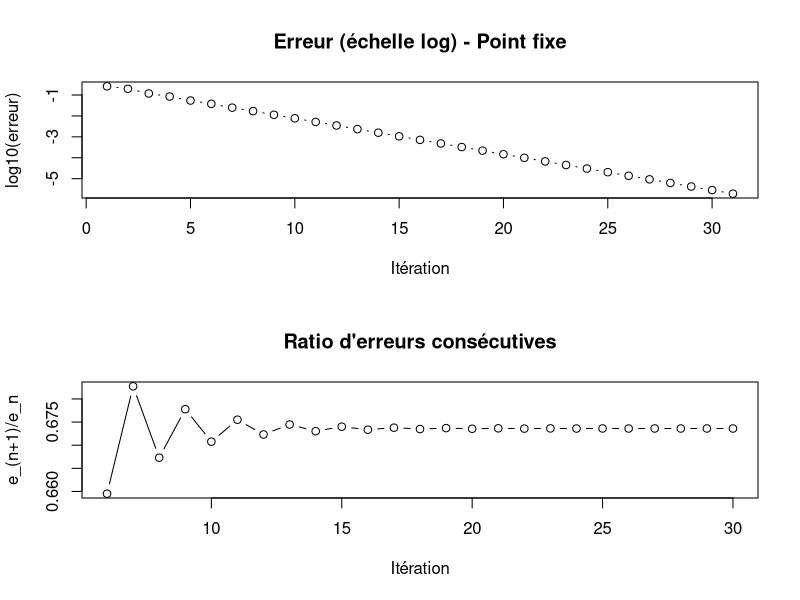
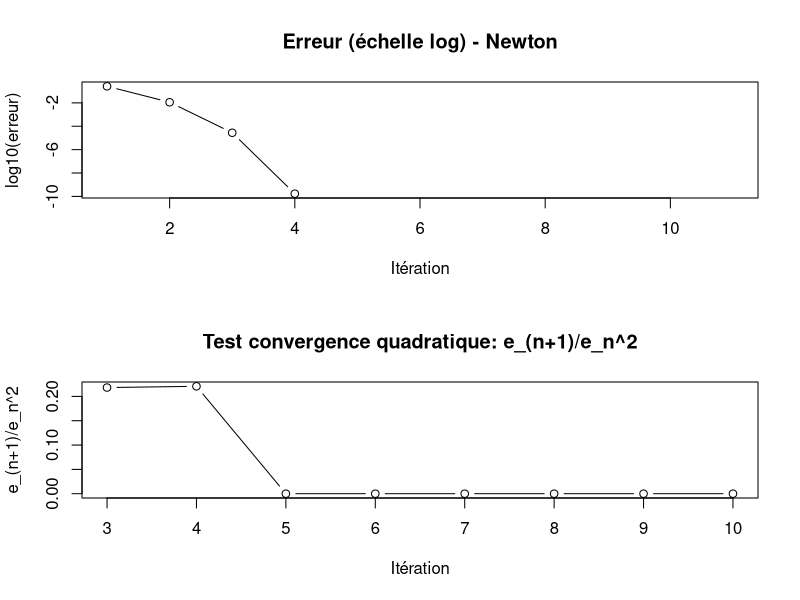
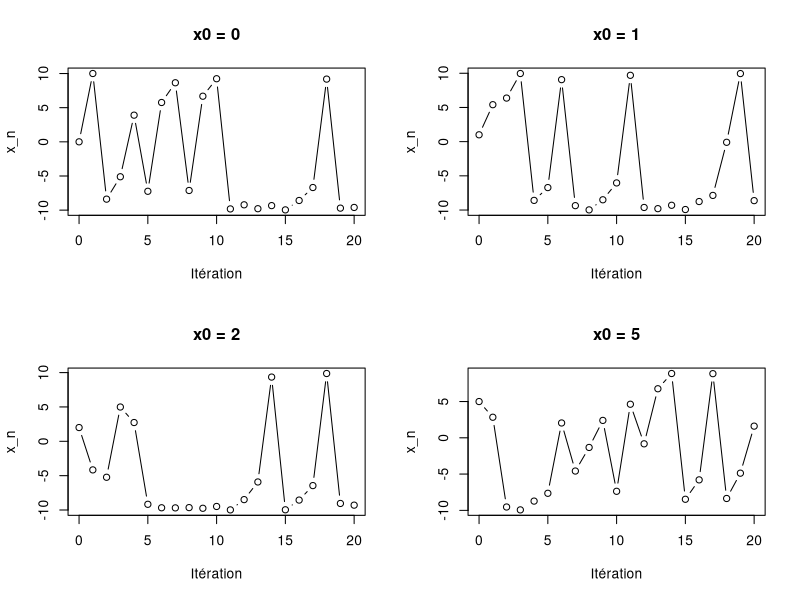
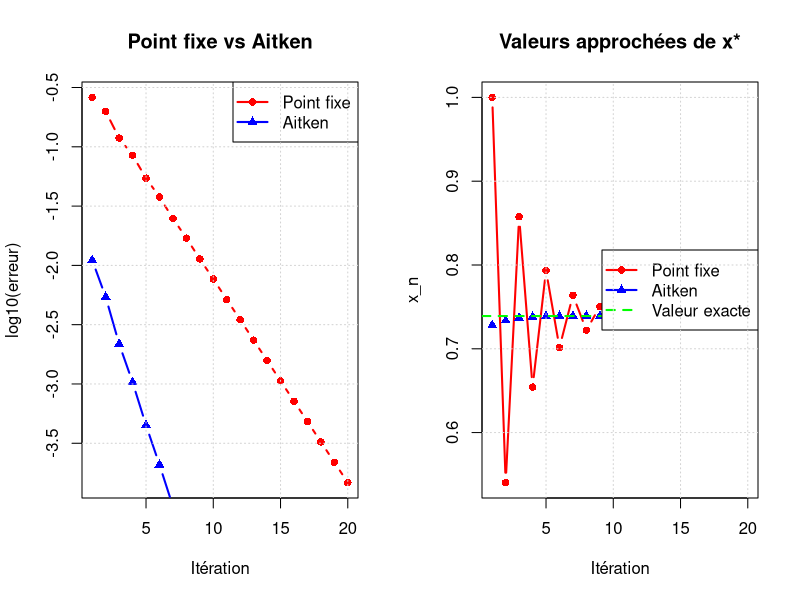
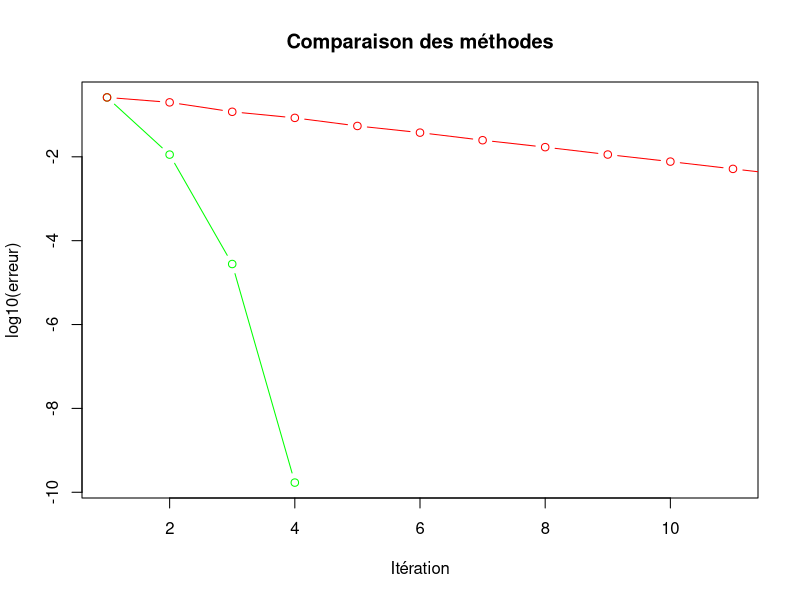

Reproduce these figures in R, in order. (Note: this script raises an error after producing the figures.)
# Exercice 3

output_dir <- "TP1/Partie 2/output"
if(!dir.exists(output_dir)) {
  dir.create(output_dir, recursive = TRUE)
}

# ============================================================================
# Point fixe et méthode de Newton pour résoudre cos(x) = x
# ============================================================================
f <- function(x) cos(x)
fprime <- function(x) -sin(x)

# Point fixe approximatif (solution de cos(x) = x)
x_star <- 0.7390851332151607  # valeur connue

# Vérification que |f'(x*)| < 1
cat("f'(x*) =", fprime(x_star), "\n")
cat("|f'(x*)| =", abs(fprime(x_star)), "< 1, donc contraction locale\n")

# Test de convergence pour différents x0
x0_values <- c(-5, 0, 2, 10)
for(x0 in x0_values) {
  x <- x0
  for(i in 1:10) {
    x <- cos(x)
  }
  cat("x0 =", x0, "=> x_10 =", x, "\n")
}

# ============================================================================
# Question 2
# ============================================================================

# Analyse de convergence - Point fixe
point_fixe_convergence <- function(x0, max_iter = 30) {
  x <- numeric(max_iter + 1)
  x[1] <- x0
  x_star <- 0.7390851332151607
  
  for(i in 2:(max_iter + 1)) {
    x[i] <- cos(x[i-1])
  }
  
  # Calcul des erreurs
  errors <- abs(x - x_star)
  
  # Analyse de l'ordre de convergence
  ratios <- numeric(max_iter - 5)
  for(i in 6:max_iter) {
    if(errors[i] > 0 && errors[i+1] > 0) {
      ratios[i-5] <- errors[i+1] / errors[i]
    }
  }
  
  return(list(x = x, errors = errors, ratios = ratios))
}

# Test avec x0 = 1
result_pf <- point_fixe_convergence(1)

# Graphiques
png(file.path(output_dir, "Ex3_2_PointFixe.png"))
par(mfrow=c(2,1))
plot(1:length(result_pf$errors), log10(result_pf$errors), type="b",
     main="Erreur (échelle log) - Point fixe", xlab="Itération", ylab="log10(erreur)")

plot(6:30, result_pf$ratios, type="b", 
     main="Ratio d'erreurs consécutives", xlab="Itération", ylab="e_(n+1)/e_n")
dev.off()

cat("Convergence linéaire avec facteur ≈", mean(result_pf$ratios, na.rm=TRUE), "\n")



# ============================================================================
# Question 3
# ============================================================================

# Méthode de Newton
newton_convergence <- function(x0, max_iter = 10) {
  x <- numeric(max_iter + 1)
  x[1] <- x0
  x_star <- 0.7390851332151607
  
  for(i in 2:(max_iter + 1)) {
    fx <- cos(x[i-1]) - x[i-1]
    fpx <- -sin(x[i-1]) - 1
    x[i] <- x[i-1] - fx/fpx
  }
  
  # Calcul des erreurs
  errors <- abs(x - x_star)
  
  # Test de convergence quadratique
  ratios_quad <- numeric(max_iter - 2)
  for(i in 3:max_iter) {
    if(errors[i-1]^2 > 0 && errors[i] > 0) {
      ratios_quad[i-2] <- errors[i] / errors[i-1]^2
    }
  }
  
  return(list(x = x, errors = errors, ratios_quad = ratios_quad))
}

# Test Newton
result_newton <- newton_convergence(1)
png(file.path(output_dir, "Ex3_3_Newton.png"))
par(mfrow=c(2,1))
plot(1:length(result_newton$errors), log10(result_newton$errors), type="b",
  main="Erreur (échelle log) - Newton", xlab="Itération", ylab="log10(erreur)")

plot(3:10, result_newton$ratios_quad, type="b",
  main="Test convergence quadratique: e_(n+1)/e_n^2", 
  xlab="Itération", ylab="e_(n+1)/e_n^2")
dev.off()

cat("Convergence quadratique, constante ≈", mean(result_newton$ratios_quad, na.rm=TRUE), "\n")


# ============================================================================
# Question 4
# ============================================================================

# Point fixe pour x = 10*cos(x)
point_fixe_10cos <- function(x0, max_iter = 20) {
  x <- numeric(max_iter + 1)
  x[1] <- x0
  
  for(i in 2:(max_iter + 1)) {
    x[i] <- 10 * cos(x[i-1])
  }
  
  return(x)
}
png(file.path(output_dir, "Ex3_4_10cos.png"))
x0_values <- c(0, 1, 2, 5)
par(mfrow=c(2,2))

for(x0 in x0_values) {
  result <- point_fixe_10cos(x0)
  plot(0:20, result, type="b", 
       main=paste("x0 =", x0), xlab="Itération", ylab="x_n")
}
dev.off()

cat("Comportement observé: divergence ou oscillation selon x0\n")
cat("Cause: |f'(x)| = 10|sin(x)| peut être > 1, pas de contraction\n")

# ============================================================================
# Question 5 : Accélération d'Aitken
# ============================================================================
aitken_acceleration <- function(x_seq) {
  n <- length(x_seq)
  x_acc <- numeric(n-2)
  
  for(i in 1:(n-2)) {
    delta1 <- x_seq[i+1] - x_seq[i]
    delta2 <- x_seq[i+2] - x_seq[i+1]
    
    if(abs(delta2 - delta1) > 1e-15) {
      x_acc[i] <- x_seq[i] - delta1^2 / (delta2 - delta1)
    } else {
      x_acc[i] <- x_seq[i]
    }
  }
  return(x_acc)
}

# Application à cos(x) = x
x0 <- 1
x_pf <- numeric(20)
x_pf[1] <- x0
for(i in 2:20) {
  x_pf[i] <- cos(x_pf[i-1])
}

# Appliquer l'accélération d'Aitken
x_aitken <- aitken_acceleration(x_pf)

png(file.path(output_dir, "Ex3_5_Aitken.png"), width = 900, height = 600)
par(mfrow=c(1,2))

# Graphique 1: Erreur en échelle log
plot(1:20, log10(abs(x_pf - x_star)), type="b", col="red", pch = 16, lwd = 2,
     main="Point fixe vs Aitken", xlab="Itération", ylab="log10(erreur)")
lines(1:18, log10(abs(x_aitken - x_star)), type="b", col="blue", pch = 17, lwd = 2)
legend("topright", c("Point fixe", "Aitken"), col=c("red", "blue"), lty=1, lwd = 2, pch = c(16, 17))
grid()

# Graphique 2: Comparaison des valeurs
plot(1:20, x_pf, type="b", col="red", pch = 16, lwd = 2,
     main="Valeurs approchées de x*", xlab="Itération", ylab="x_n")
lines(1:18, x_aitken, type="b", col="blue", pch = 17, lwd = 2)
abline(h = x_star, col="green", lty=2, lwd = 2)
legend("right", c("Point fixe", "Aitken", "Valeur exacte"), 
       col=c("red", "blue", "green"), lty=c(1,1,2), lwd = 2, pch = c(16, 17, NA))
grid()

dev.off()

# Pour x = 10*cos(x) - généralement diverge, Aitken ne peut pas aider
cat("Aitken accélère la convergence pour cos(x)=x mais ne peut pas\n")
cat("stabiliser une suite divergente comme x=10*cos(x)\n")

# ============================================================================
# Question 6 : Méthode d'Aitken-Steffensen
# ============================================================================
steffensen <- function(f, x0, max_iter = 10, tol = 1e-12) {
  x <- numeric(max_iter + 1)
  x[1] <- x0
  
  for(i in 2:(max_iter + 1)) {
    y0 <- x[i-1]
    y1 <- f(y0)
    y2 <- f(y1)
    
    # Formule de Steffensen
    denom <- y2 - 2*y1 + y0
    if(abs(denom) > tol) {
      x[i] <- y0 - (y1 - y0)^2 / denom
    } else {
      x[i] <- y1  # retombe sur point fixe classique
    }
    
    if(abs(x[i] - x[i-1]) < tol) break
  }
  
  return(x[1:i])
}

# Application à cos(x) = x
f_cos <- function(x) cos(x)
result_steff <- steffensen(f_cos, 1)

png(file.path(output_dir, "Ex3_6_Methods_Comparison.png"))
par(mfrow=c(1,1))
plot(1:length(result_newton$errors), log10(result_newton$errors), 
     type="b", col="green", main="Comparaison des méthodes",
     xlab="Itération", ylab="log10(erreur)")
lines(1:20, log10(abs(x_pf - x_star)), type="b", col="red")
lines(1:length(errors_steff), log10(errors_steff), type="b", col="blue")
legend("topright", c("Newton", "Point fixe", "Steffensen"), 
  col=c("green", "red", "blue"), lty=1)
dev.off()

cat("Steffensen: convergence quadratique sans calcul de dérivée\n")
cat("Plus rapide que point fixe, comparable à Newton\n")
